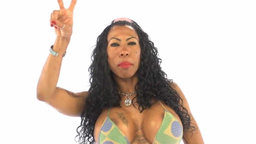
#> input picture lab1/ines_colors.png, 256 x 144 px, shrunk from 1236 x 694 before the run; the run also reads 1 picture not shown here
$ jupyter execute --allow-errors lab1-2011039023.ipynb   (shell and % lines are left out)
#> lines starting #> are read from the running program, lines starting #| are printed output that depends on the picture
# PDI - Lab1

> Yuri Diego Santos Niitsuma (2011039023)

## Importando bibliotecas

[cell 1]
import skimage.io as io
import numpy as np
import skimage.exposure as skie

import matplotlib.pyplot as plt
import matplotlib.image as mpimg

## Escolha uma imagem em escala de cinza e uma colorida (RGB).

> São dois PNGs
> 'cat_gray.png' é uma imagem com escala de cinza
> 'ines_colors.png' é uma imagem com cores RGB

## Escreva o código para carregar e mostrar ambas imagens.

[cell 2]
img_color = io.imread('ines_colors.png')
#> img_color is the input picture: shape (144, 256, 3); mean R, G, B 215.8, 204.4, 196
io.imshow(img_color)
io.show()

img_gray = io.imread('cat_gray.png')
#> (the rest of this cell did not finish here and is left out)

## Escreva o código para criar e mostrar o histograma de ambas as imagens.

[cell 3]
# hist in color space
color = [ 'r','g','b']
for i, c in enumerate(color) :
    plt.hist(img_color[:,:,i].flatten(),256, color=c)
plt.show()
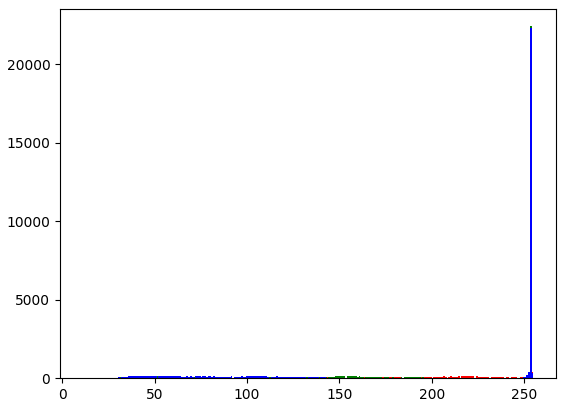
#> figure drawn by matplotlib, 1 panel; tallest bar 22430 high, from x = 253.2 to 254.1; tallest bar 22426 high, from x = 253.2 to 254.1; tallest bar 22339 high, from x = 253.1 to 254

# hist in grayscale
plt.hist(img_gray.ravel(), 256, [0, 256])
plt.show()
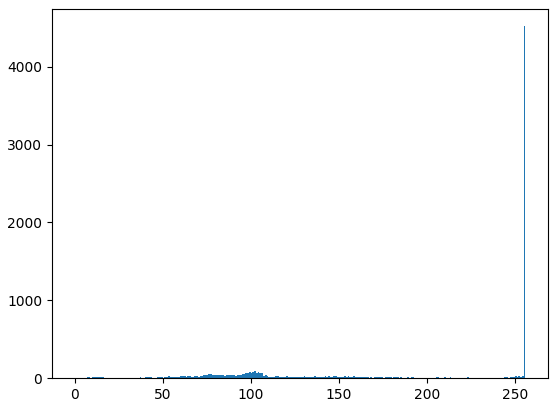
#> figure drawn by matplotlib, 1 panel; tallest bar 4520 high, from x = 255 to 256

## Escreva o código e mostre uma das imagens com diferente operações no histograma (mudança da exposição, equalização).

### Função auxiliar contendo a imagem e histograma

[cell 4]
# Retirado dos exemplos nas aulas
def show(img):
    # Display the image.
    fig, (ax1, ax2) = plt.subplots(1, 2,
                                   figsize=(12, 3))

    ax1.imshow(img, cmap=plt.cm.gray)
    ax1.set_axis_off()

    # Display the histogram.
    ax2.hist(img.ravel(), lw=0, bins=256)
    ax2.set_xlim(0, img.max())
    ax2.set_yticks([])

    plt.show()

### Mudança da exposição

#> (a cell that did not finish here is left out)

#> (a cell that did not finish here is left out)

### Equalização

[cell 7]
show(skie.equalize_adapthist(img_color))
#> in show (call 3), `ax2.hist(img.ravel(), lw=0, bins=256)`:
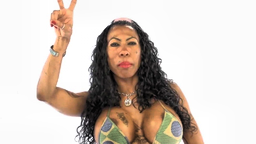
#> img: shape (144, 256, 3) float64; mean of channels 0, 1, 2 0.829, 0.786, 0.754; drawn as R, G, B
#> in show (call 3), `plt.show()`:
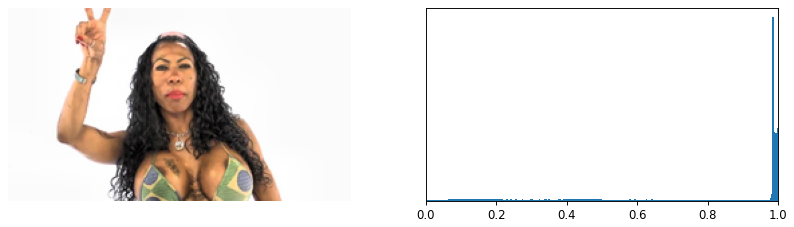
#> figure drawn by matplotlib, 2 panels
#> (the rest of this cell did not finish here and is left out)

## Escreva o código que calcule o negativo da imagem.

[cell 8]
# Peguei a imagem da Inês Brasil pois é a mais divertida
# O código é feito em python mesmo então vai demorar uns segundinhos

new_img = img_color.copy()

height, width, channels = new_img.shape
#> height = 144; width = 256; channels = 3
for i in range(height):
    for j in range(width):
        for k in range(channels):
            new_img[i][j][k] = 255 - new_img[i][j][k]
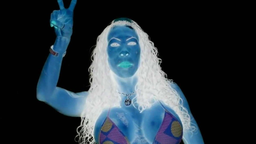
#> new_img: shape (144, 256, 3); mean R, G, B 39.2, 50.6, 59

show(new_img)
#> in show (call 5), `plt.show()`:
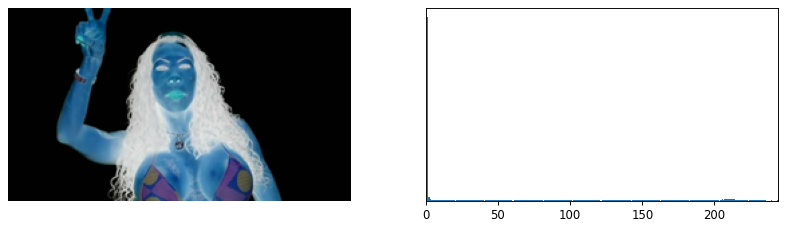
#> figure drawn by matplotlib, 2 panels
